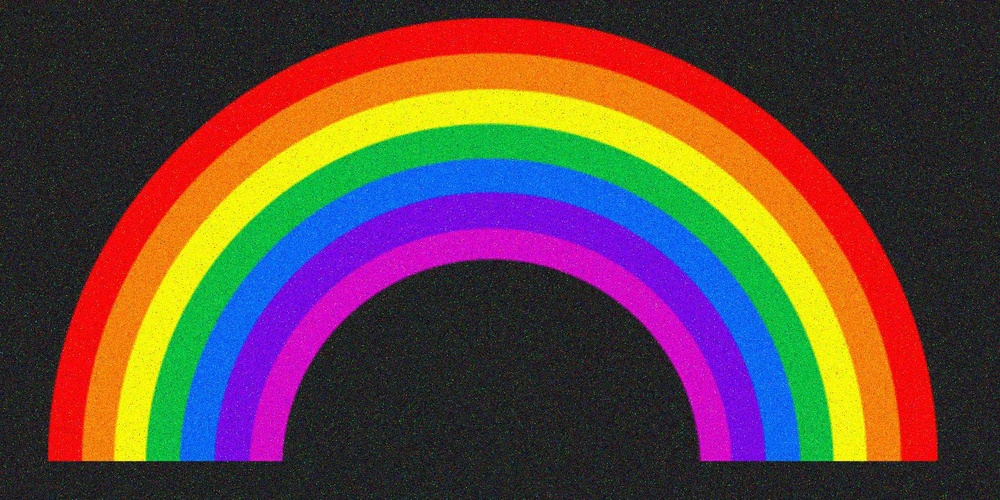
#> input picture code/gregory-vs-chatgpt-image-denoising-challenge/images/rainbow.jpg, 1000 x 500 px, shrunk from 1603 x 801 before the run, found by its file name
$ jupyter execute --allow-errors rainbow-image-denoising-gregory.ipynb
#> lines starting #> are read from the running program, lines starting #| are printed output that depends on the picture
[cell 1]
"""
Task 1: create_dataset -- extract pixel data from an image and structure it into a DataFrame

Author: Gregory E. Schwartz
Last Revised: 2025-05-10
"""

from PIL import Image
import numpy as np
import pandas as pd


# Load the image
image = Image.open('rainbow.jpg')
#> image is the input picture: PIL image 1000x500 RGB; mean R, G, B 96.8, 68.9, 62.2

if image.mode == 'RGBA':
    image = image.convert('RGB')


# Convert image to NumPy array
image_array = np.array(image)

image_height = image_array.shape[0]
#> image_height = 500
image_width = image_array.shape[1]
#> image_width = 1000


# Generate x and y coordinate grids
x_coords = np.tile(np.arange(image_width), image_height)
y_coords = np.repeat(np.arange(image_height), image_width)


# Flatten the RGB pixel data
rgb_flat = image_array.reshape(-1, 3)


# Create DataFrame with pixel data
pixel_df = pd.DataFrame({
    'x': x_coords,
    'y': y_coords,
    'R': rgb_flat[:, 0],
    'G': rgb_flat[:, 1],
    'B': rgb_flat[:, 2]
})
#> pixel_df = table of 500000 rows and 5 columns


# Display the first 10 rows of the dataset
print(pixel_df.head(10))
#|    x  y   R   G   B
#| 0  0  0  48  46  34
#| 1  1  0  40  37  28
#| 2  2  0  38  38  30
#| 3  3  0  18  19  11
#| 4  4  0  41  44  33
#| 5  5  0  32  36  21
#| 6  6  0  38  39  23
#| 7  7  0  37  34  19
#| 8  8  0  19  12   6
#| 9  9  0  49  39  38

[cell 2]
"""
Task 2
BEST BEST BEST AND FINAL -> EXPERIMENTAL VERSION
Test 13
Applies TV and NLM pre-filters before bilateral, GMM, variance, and BM3D.

task2_clean_image_gmm_bm3d_hybrid_prefilter_experiment

Author: Gregory E. Schwartz
Last Revised: 2025-05-10
"""

import cv2
import numpy as np
import matplotlib.pyplot as plt
from sklearn.mixture import GaussianMixture
from collections import Counter
from PIL import Image, ImageEnhance
from bm3d import bm3d, BM3DStages
from skimage.restoration import denoise_tv_chambolle

# Load image
image_bgr = cv2.imread('rainbow.jpg')
image_rgb = cv2.cvtColor(image_bgr, cv2.COLOR_BGR2RGB)
image_height, image_width, _ = image_rgb.shape
print(f'Loaded image with shape: {image_rgb.shape}')
#| Loaded image with shape: (500, 1000, 3)

# --- Apply TV Denoising as Pre-Filter ---
print("🔧 Applying Total Variation Denoising (pre-filter)")
image_rgb = denoise_tv_chambolle(image_rgb / 255.0, weight=0.1, channel_axis=-1)
image_rgb = (image_rgb * 255).astype('uint8')

# --- Apply NLM Denoising as Pre-Filter ---
print("🔧 Applying Non-Local Means Denoising (pre-filter)")
image_rgb = cv2.fastNlMeansDenoisingColored(image_rgb, None, 10, 10, 7, 21)

# Bilateral filter
bilateral_filtered = cv2.bilateralFilter(image_rgb, d=9, sigmaColor=75, sigmaSpace=75)
pixel_data = bilateral_filtered.reshape((-1, 3))

# GMM clustering
cluster_count = 7
gmm_model = GaussianMixture(n_components=cluster_count, covariance_type='tied', random_state=42)
gmm_model.fit(pixel_data)
cluster_labels = gmm_model.predict(pixel_data)
cluster_centers = gmm_model.means_.astype('uint8')

# Cluster stats
label_counts = Counter(cluster_labels)
#> label_counts = {1: 256031, 2: 47610, 6: 42981, 0: 37898, 5: 34775, 4: 31047, 3: 49658}
print('\nPixels per cluster:')
for label, count in label_counts.items():
    print(f'Cluster {label}: {count} pixels')
#> this loop made 7 passes
#> (label, count) on passes 1 to 7: (1, 256031), (2, 47610), (6, 42981), (0, 37898), (5, 34775), (4, 31047), (3, 49658)
#| Cluster 1: 256031 pixels
#| Cluster 2: 47610 pixels
#| Cluster 6: 42981 pixels
#| Cluster 0: 37898 pixels
#| Cluster 5: 34775 pixels
#| Cluster 4: 31047 pixels
#| Cluster 3: 49658 pixels

brightness = np.mean(image_rgb, axis=2).flatten()
cluster_brightness = {
    label: np.mean(brightness[cluster_labels == label])
    for label in range(cluster_count)
}
#> cluster_brightness = {0: 163.4, 1: 33.62, 2: 87.81, 3: 127.2, 4: 118.6, 5: 89.28, 6: 126.6}
print('\nAverage brightness per cluster:')
for label, avg_b in cluster_brightness.items():
    print(f'Cluster {label}: {avg_b:.2f}')
#> this loop made 7 passes
#> avg_b on passes 1 to 7: 163.4, 33.62, 87.81, 127.2, 118.6, 89.28, 126.6
#| Cluster 0: 163.43
#| Cluster 1: 33.62
#| Cluster 2: 87.81
#| Cluster 3: 127.16
#| Cluster 4: 118.62
#| Cluster 5: 89.28
#| Cluster 6: 126.64

brightness_min = 40
brightness_max = 220
clean_cluster_ids = [label for label, mean_b in cluster_brightness.items()
                     if brightness_min < mean_b < brightness_max]
#> clean_cluster_ids = [0, 2, 3, 4, 5, 6]

print(f'\nKeeping clusters (based on brightness): {clean_cluster_ids}')
#| Keeping clusters (based on brightness): [0, 2, 3, 4, 5, 6]

# Filter by clean clusters
clean_mask = np.isin(cluster_labels, clean_cluster_ids)
cleaned_pixels = np.where(clean_mask[:, np.newaxis], pixel_data, [0, 0, 0])
cleaned_image = cleaned_pixels.reshape((image_height, image_width, 3))
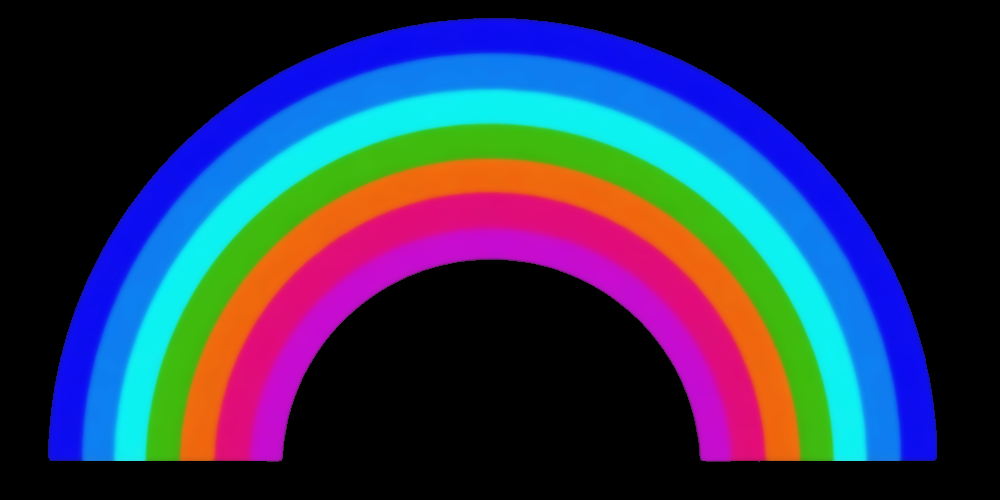
#> cleaned_image: shape (500, 1000, 3) int64; mean of channels 0, 1, 2 78.6, 51, 43.8; drawn as B, G, R

# Variance filtering
gray_image = cv2.cvtColor(cleaned_image.astype('uint8'), cv2.COLOR_RGB2GRAY)
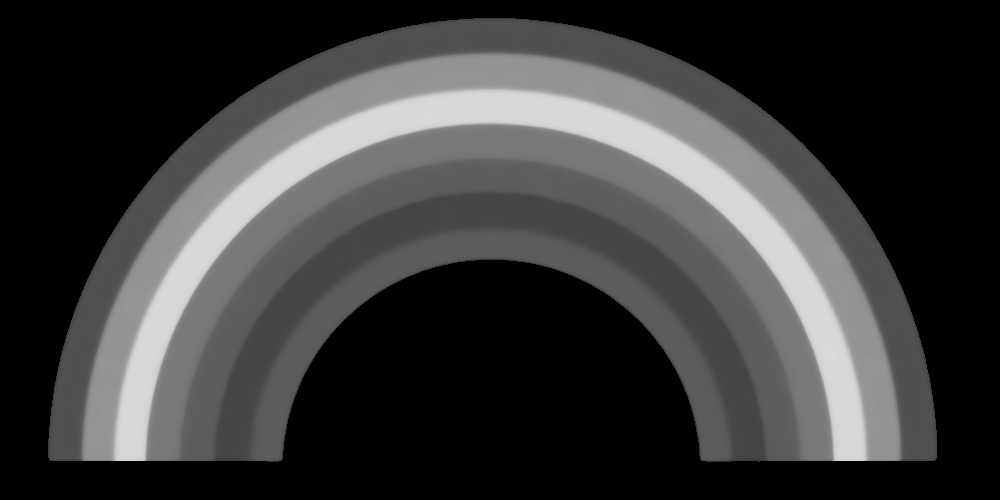
#> gray_image: shape (500, 1000); min 0, max 218, mean 58.4
blurred = cv2.GaussianBlur(gray_image, (5, 5), 0)
squared = cv2.GaussianBlur(gray_image**2, (5, 5), 0)
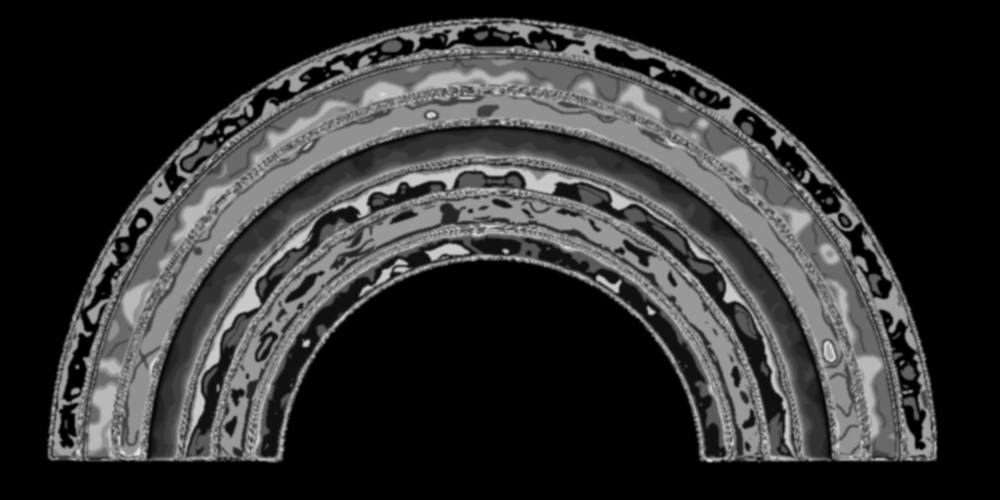
#> squared: shape (500, 1000); min 0, max 228, mean 49
local_variance = squared - blurred**2
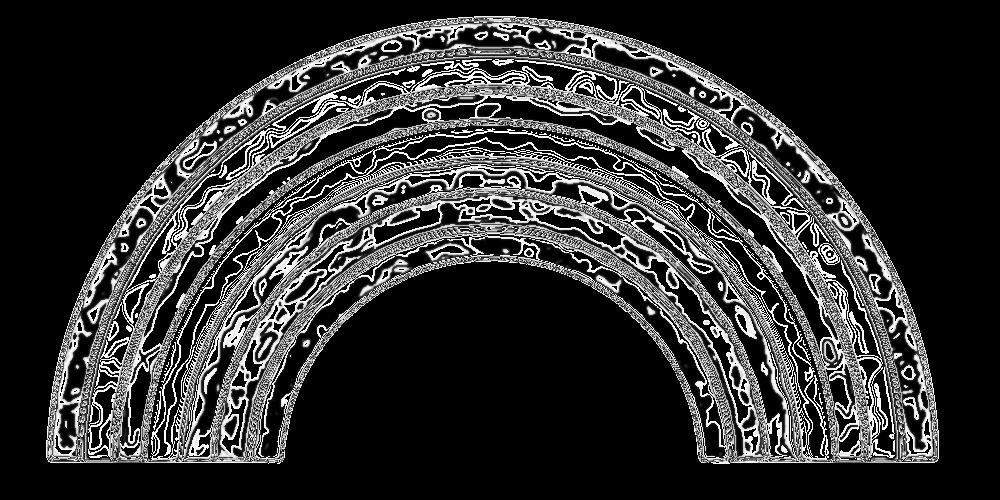
#> local_variance: shape (500, 1000); min 0, max 255, mean 48.8
variance_threshold = 255
speckle_mask = local_variance > variance_threshold
#> speckle_mask: shape (500, 1000) bool; every value is 0

final_cleaned = cleaned_image.copy()
final_cleaned[speckle_mask] = [0, 0, 0]

# Diagnostic stats
print(f'Local variance range: min={local_variance.min()}, max={local_variance.max()}')
#| Local variance range: min=0, max=255
print(f'Mean variance: {local_variance.mean():.2f}, StdDev: {local_variance.std():.2f}')
#| Mean variance: 48.79, StdDev: 87.37

# BM3D denoising
normalized = final_cleaned.astype(np.float32) / 255.0
sigma_psd = 30 / 255
#> (the rest of this cell did not finish here and is left out)

[cell 3]
"""
Task 3:Cluster using KMeans on full pixel features: (x, y, R, G, B)

Author: Gregory E. Schwartz
Last Revised: 2025-05-10
"""
import cv2
import numpy as np
import matplotlib.pyplot as plt
from sklearn.cluster import KMeans
from sklearn.preprocessing import StandardScaler

# Step 0: Load image
image_bgr = cv2.imread('rainbow.jpg')
image_rgb = cv2.cvtColor(image_bgr, cv2.COLOR_BGR2RGB)
h, w, _ = image_rgb.shape
#> h = 500; w = 1000

# Step 1: Create full feature set (x, y, R, G, B)
x_coords, y_coords = np.meshgrid(np.arange(w), np.arange(h))
x_flat = x_coords.flatten()
y_flat = y_coords.flatten()
rgb_flat = image_rgb.reshape(-1, 3)
features = np.column_stack((x_flat, y_flat, rgb_flat))

# Step 2: Standardize
scaler = StandardScaler()
features_scaled = scaler.fit_transform(features)

# Step 3: Apply KMeans
kmeans = KMeans(n_clusters=7, random_state=42, n_init='auto')
labels = kmeans.fit_predict(features_scaled)

# Step 4: Map clusters to average RGB
cluster_colors = np.zeros((kmeans.n_clusters, 3), dtype='uint8')
for i in range(kmeans.n_clusters):
    cluster_colors[i] = rgb_flat[labels == i].mean(axis=0)
#> after the loop, cluster_colors = [[240, 181, 15], [34, 34, 35], [34, 33, 34], [103, 47, 222], [238, 15, 12], [17, 185, 66], [240, 181, 15]]

recolored_pixels = cluster_colors[labels]
recolored_image = recolored_pixels.reshape((h, w, 3))
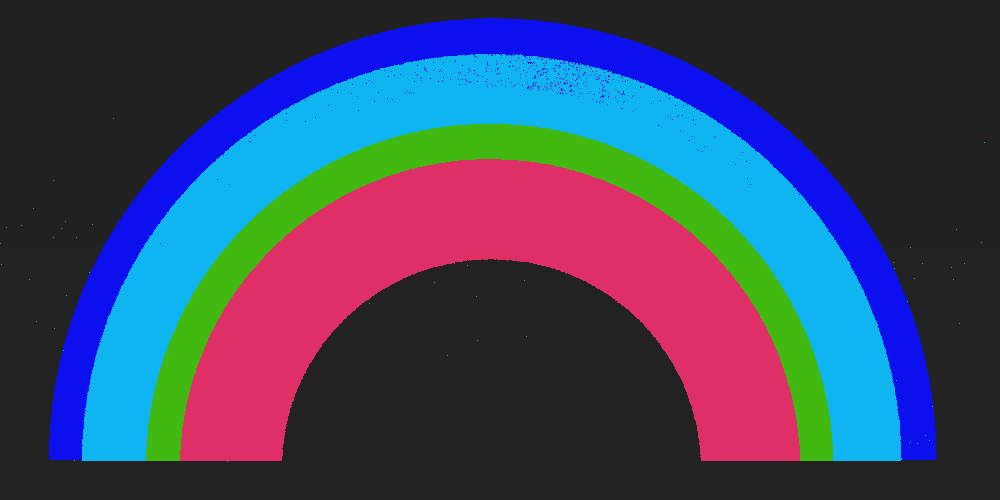
#> recolored_image: shape (500, 1000, 3); mean of channels 0, 1, 2 96.4, 68.2, 61.6; drawn as B, G, R

# Step 5: Show image
plt.imshow(recolored_image)
plt.title("Task 3: KMeans Clustering (x, y, R, G, B)")
plt.axis('off')
plt.show()

# Step 6: Variance analysis
gray = cv2.cvtColor(recolored_image.astype('uint8'), cv2.COLOR_RGB2GRAY)
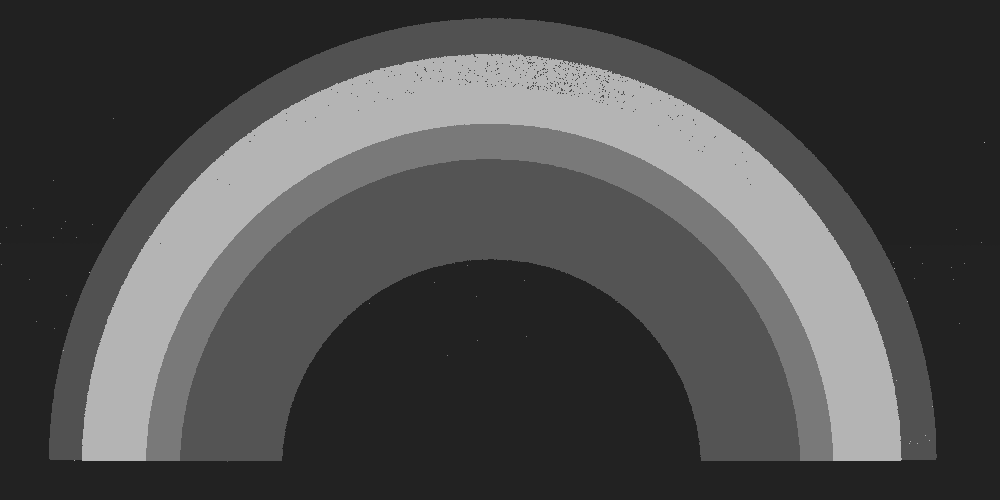
#> gray: shape (500, 1000); min 33, max 180, mean 75.8
blurred = cv2.GaussianBlur(gray, (5, 5), 0)
squared = cv2.GaussianBlur(gray ** 2, (5, 5), 0)
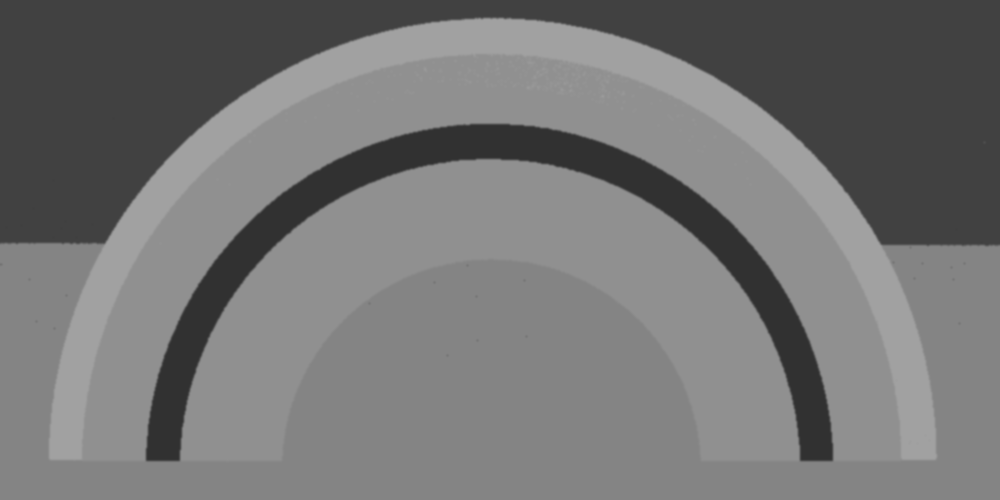
#> squared: shape (500, 1000); min 49, max 161, mean 116.7
local_variance = squared - blurred ** 2
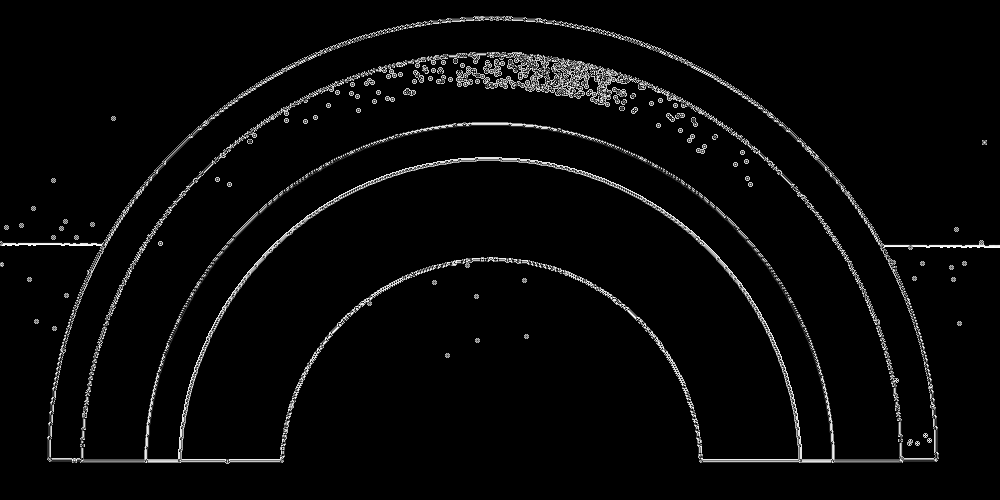
#> local_variance: shape (500, 1000); min 0, max 255, mean 8.5

print("Task 3 Output Variance Stats:")
print(f"Range: min={local_variance.min()}, max={local_variance.max()}")
#| Range: min=0, max=255
print(f"Mean: {local_variance.mean():.2f}, StdDev: {local_variance.std():.2f}")
#| Mean: 8.50, StdDev: 37.44
